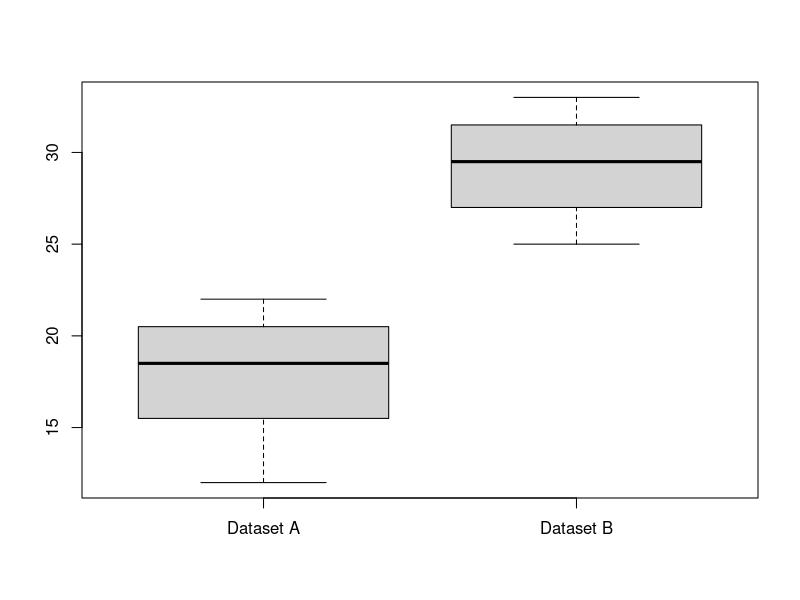
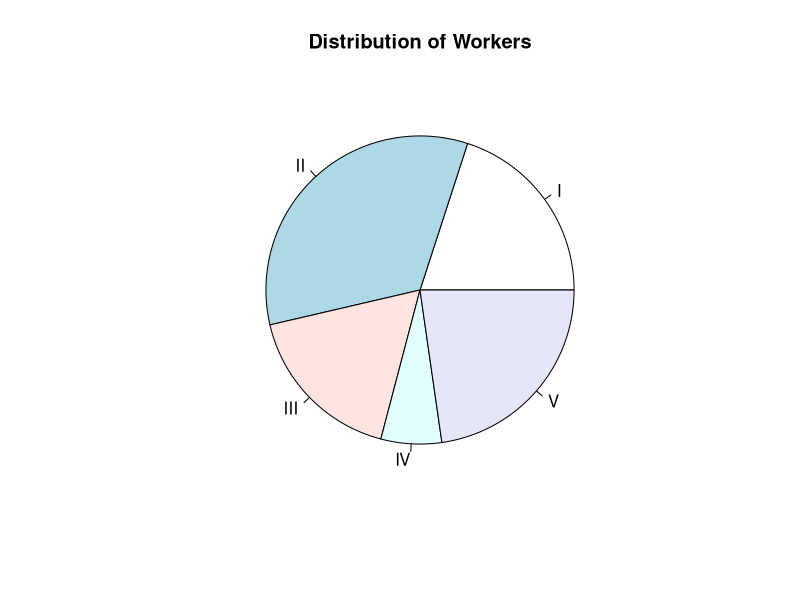

Recreate these plots in R, in order.

A <- c(12, 20, 18, 16, 21, 15, 19, 22)
B <- c(28, 25, 32, 30, 29, 26, 31, 33)
combined_data <- list(A, B)
boxplot(combined_data, names = c("Dataset A", "Dataset B"))
sections <- c("I", "II", "III", "IV", "V")
workers <- c(220, 370, 190, 70, 250)
pie(workers, labels = sections, main = "Distribution of Workers")
